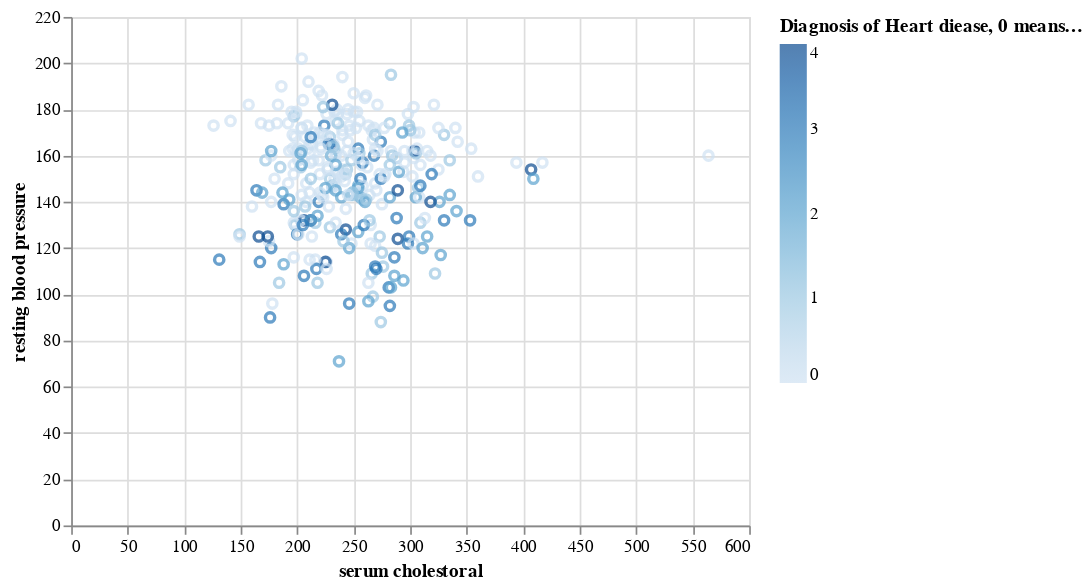

Notebook cell for this chart:
### Code cell
chol_thalach_plot = alt.Chart(cleveland).mark_point().encode(
    x = alt.X("chol", title = "serum cholestoral"),
    y = alt.Y('thalach', title = "resting blood pressure"),
    color = alt.Color("num", title = "Diagnosis of Heart diease, 0 means No heart disease")
)
chol_thalach_plot

### Figure 1 — Vega-Lite specification as saved in the notebook (floating-point values rounded to 4 significant figures; data arrays with more than 128 entries replaced by an {"elided": "..."} marker saying what was removed)
{"config": {"view": {"continuousWidth": 400, "continuousHeight": 300}}, "data": {"name": "data-34ea8aac2f3ac7ec8bc99828733095bc"}, "mark": "point", "encoding": {"color": {"field": "num", "title": "Diagnosis of Heart diease, 0 means No heart disease", "type": "quantitative"}, "x": {"field": "chol", "title": "serum cholestoral", "type": "quantitative"}, "y": {"field": "thalach", "title": "resting blood pressure", "type": "quantitative"}}, "$schema": "https://vega.github.io/schema/vega-lite/v4.17.0.json", "datasets": {"data-34ea8aac2f3ac7ec8bc99828733095bc": {"elided": "303 records"}}}
